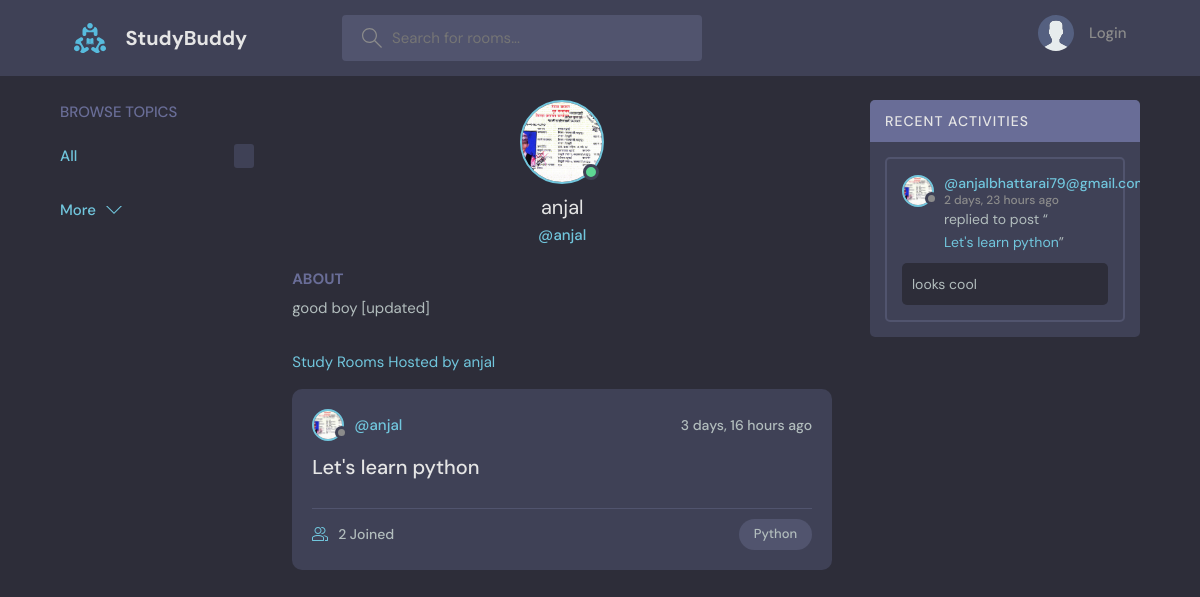
Before: /profile/1 with the older database file.
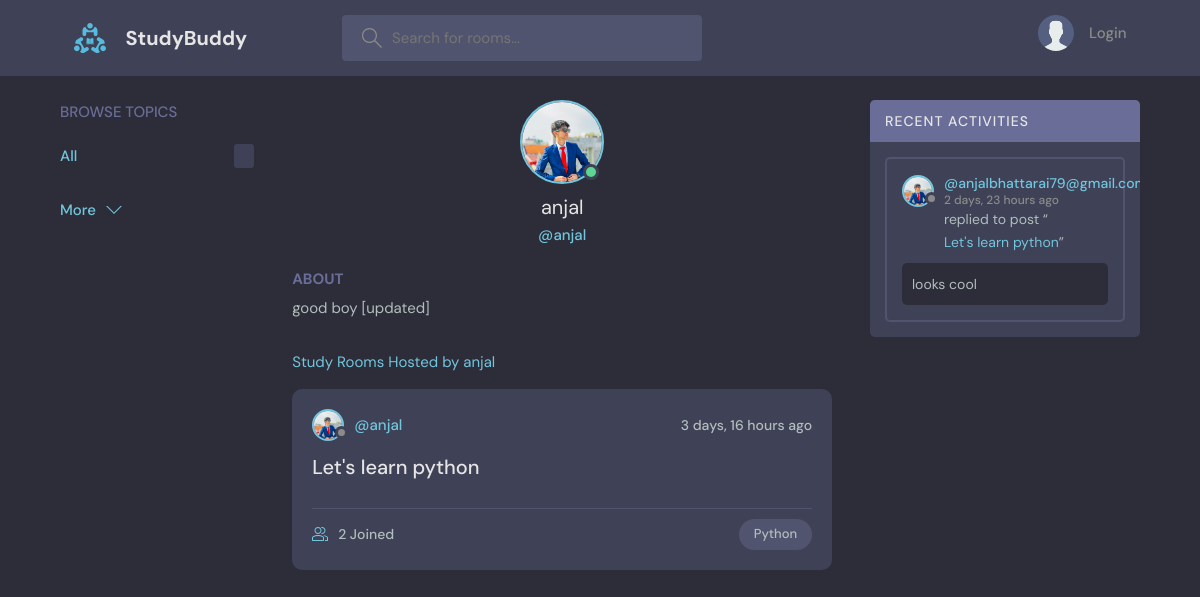
After: the same page with the newer database file.
### base/models.py (models this page shows, shortened)
class User(AbstractUser):
    name = models.CharField(max_length=200, null=True)
    email = models.EmailField(unique=True, null=True)
    bio = models.TextField(null=True)
    avatar = models.ImageField(null=True, default="avatar.svg")
    USERNAME_FIELD = 'email'
    REQUIRED_FIELDS = []

class Room(models.Model):
    host = models.ForeignKey(User, on_delete=models.SET_NULL, null=True)
    topic = models.ForeignKey(Topic, on_delete=models.SET_NULL, null=True)
    name = models.CharField(max_length=200)
    description = models.TextField(null=True, blank=True)
    participants = models.ManyToManyField(User, related_name='participants', blank=True)
    updated = models.DateTimeField(auto_now=True)
    created = models.DateField(auto_now_add=True)
    class Meta:
        ordering = ['-created', '-updated']
    def __str__(self):
        return self.name

class Message(models.Model):
    user = models.ForeignKey(User, on_delete=models.CASCADE)
    room = models.ForeignKey(Room, on_delete=models.CASCADE)
    body = models.TextField()
    updated = models.DateTimeField(auto_now=True)
    created = models.DateTimeField(auto_now_add=True)
    class Meta:
        ordering = ['-created']

class Topic(models.Model):
    name = models.CharField(max_length=200)

### base/views.py (the view)
# urls.py: path('profile/<str:pk>', views.userProfile, name='user-profile'),
def userProfile(request, pk):
    user = User.objects.get(id=pk)
    rooms = user.room_set.all()
    room_messages = user.message_set.all()
    topics = Topic.objects.all()
    context = {'user': user, 'rooms':rooms, 'room_messages': room_messages, topics: topics}
    return render(request, 'base/profile.html', context)

### base/templates/base/profile.html (shortened to what this page needs)
{% extends 'main.html' %}
{% block content %}
  <main class="profile-page layout layout--3">
    <div class="container">
        {% include 'base/topics_component.html'%}
      <div class="roomList">
        <div class="profile">
          <div class="profile__avatar">
            <div class="avatar avatar--large active">
              <img src="{{ user.avatar.url }}" />
            </div>
          </div>
          <div class="profile__info">
            <h3>{{user.username}}</h3>
            <p>@{{user.username}}</p>
          </div>
          <div class="profile__about">
            <h3>About</h3>
            <p>
              {{ user.bio }}
            </p>
          </div>
        </div>
        <div class="roomList__header">
          <div>
            <a>Study Rooms Hosted by {{ user.username }}</a>
          </div>
        </div>
        {% include 'base/feed_component.html' %}
      </div>
      {% include 'base/activity_component.html' %}
    </div>
  </main>
{% endblock content %}

### base/templates/base/feed_component.html (shortened to what this page needs)
{% for room in rooms %}
<div class="roomListRoom">
  <div class="roomListRoom__header">
    <a href="{% url 'user-profile' room.host.id %}" class="roomListRoom__author">
      <div class="avatar avatar--small">
        <img src="{{room.host.avatar.url}}" />
      </div>
      <span>@{{room.host.username}}</span>
    </a>
    <div class="roomListRoom__actions">
      <span>{{room.created|timesince}} ago </span>
    </div>
  </div>
  <div class="roomListRoom__content">
    <a href="{% url 'room' room.id %}">{{room.name}}</a>
  </div>
  <div class="roomListRoom__meta">
    <a href="{% url 'room' room.id %}" class="roomListRoom__joined">
      {{room.participants.all.count}} Joined
    </a>
    <p class="roomListRoom__topic">{{room.topic.name}}</p>
  </div>
</div>
{% endfor %}

### base/templates/base/activity_component.html (shortened to what this page needs)
 <div class="activities">
          <div class="activities__header">
            <h2>Recent Activities</h2>
          </div>
          {% for message in room_messages %}
          <div class="activities__box">
            <div class="activities__boxHeader roomListRoom__header">
              <a href="{% url 'user-profile' message.user.id %}" class="roomListRoom__author">
                <div class="avatar avatar--small">
                  <img src="{{message.user.avatar.url}}" />
                </div>
                <p>
                  @{{ message.user }}
                  <span>{{ message.created|timesince }} ago</span>
                </p>
              </a>
            </div>
            <div class="activities__boxContent">
              <p>replied to post “<a href="{% url 'room' message.room.id %}">{{message.room}}</a>”</p>
              <div class="activities__boxRoomContent">
                {{message.body}}
              </div>
            </div>
          </div>
          {% endfor %}
        </div>

Changed rows visible on the page:
changed User "anjal": avatar: a different picture
changed through a linked row, Room "Let's learn python": host.avatar: a different picture
changed through a linked row, Message "looks cool": user.avatar: a different picture
